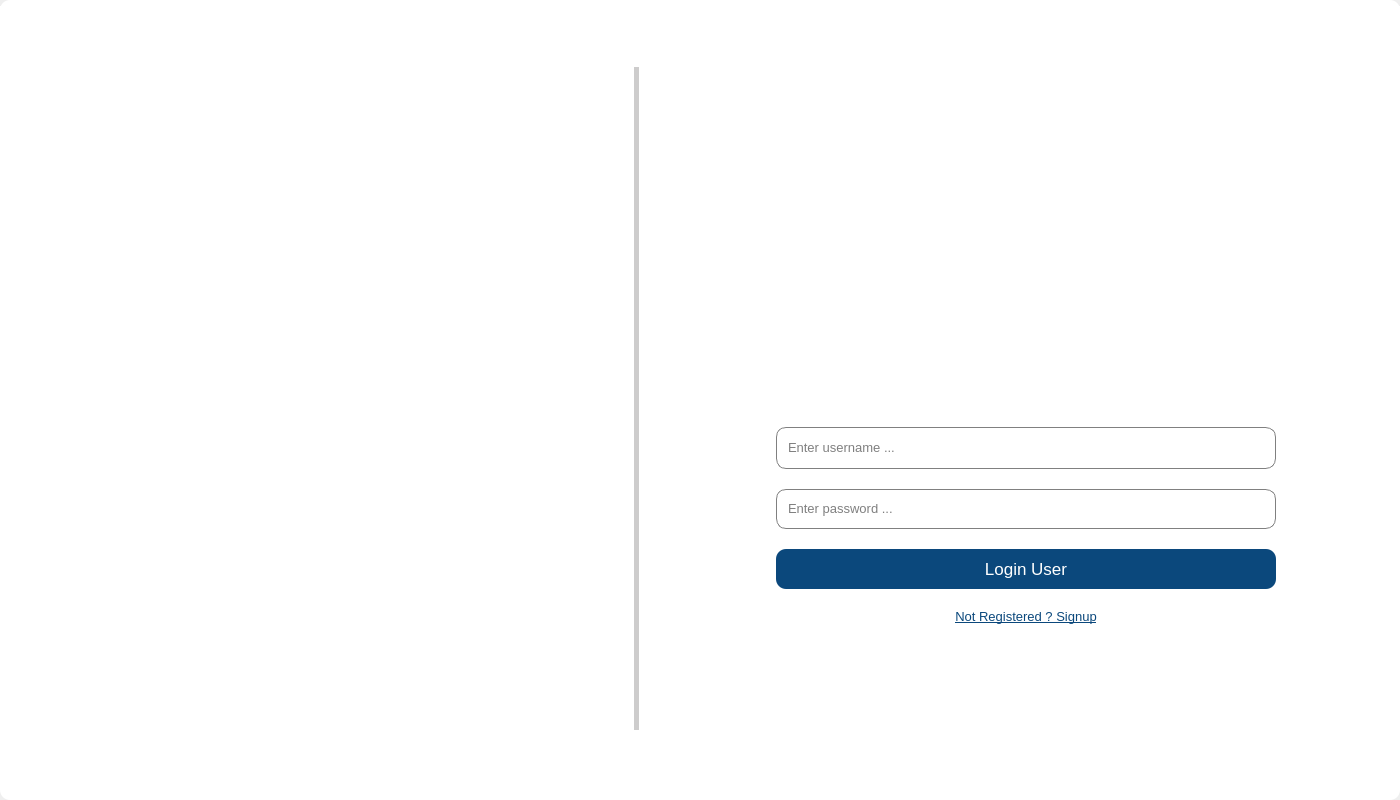
<?xml version="1.0" encoding="UTF-8"?>
<ui version="4.0">
 <class>MainWindow</class>
 <widget class="QMainWindow" name="MainWindow">
  <property name="geometry">
   <rect>
    <x>0</x>
    <y>0</y>
    <width>1400</width>
    <height>800</height>
   </rect>
  </property>
  <property name="minimumSize">
   <size>
    <width>1280</width>
    <height>800</height>
   </size>
  </property>
  <property name="maximumSize">
   <size>
    <width>1400</width>
    <height>1600</height>
   </size>
  </property>
  <property name="windowTitle">
   <string>MainWindow</string>
  </property>
  <widget class="QWidget" name="centralwidget">
   <property name="sizePolicy">
    <sizepolicy hsizetype="Expanding" vsizetype="Expanding">
     <horstretch>0</horstretch>
     <verstretch>0</verstretch>
    </sizepolicy>
   </property>
   <layout class="QVBoxLayout" name="verticalLayout">
    <property name="spacing">
     <number>0</number>
    </property>
    <property name="leftMargin">
     <number>0</number>
    </property>
    <property name="topMargin">
     <number>0</number>
    </property>
    <property name="rightMargin">
     <number>0</number>
    </property>
    <property name="bottomMargin">
     <number>0</number>
    </property>
    <item>
     <widget class="QFrame" name="frame">
      <property name="sizePolicy">
       <sizepolicy hsizetype="Expanding" vsizetype="Expanding">
        <horstretch>0</horstretch>
        <verstretch>0</verstretch>
       </sizepolicy>
      </property>
      <property name="styleSheet">
       <string notr="true">background-color:white;
border-radius:10px</string>
      </property>
      <property name="frameShape">
       <enum>QFrame::StyledPanel</enum>
      </property>
      <property name="frameShadow">
       <enum>QFrame::Raised</enum>
      </property>
      <layout class="QVBoxLayout" name="verticalLayout_2">
       <property name="leftMargin">
        <number>0</number>
       </property>
       <property name="topMargin">
        <number>6</number>
       </property>
       <property name="rightMargin">
        <number>0</number>
       </property>
       <property name="bottomMargin">
        <number>0</number>
       </property>
       <item>
        <widget class="QFrame" name="control_bar">
         <property name="minimumSize">
          <size>
           <width>0</width>
           <height>25</height>
          </size>
         </property>
         <property name="maximumSize">
          <size>
           <width>16777215</width>
           <height>25</height>
          </size>
         </property>
         <property name="layoutDirection">
          <enum>Qt::LeftToRight</enum>
         </property>
         <property name="styleSheet">
          <string notr="true">background-color:white;
;border-radius:0px;
float:right;
</string>
         </property>
         <property name="frameShape">
          <enum>QFrame::StyledPanel</enum>
         </property>
         <property name="frameShadow">
          <enum>QFrame::Raised</enum>
         </property>
         <layout class="QHBoxLayout" name="horizontalLayout">
          <property name="spacing">
           <number>0</number>
          </property>
          <property name="leftMargin">
           <number>0</number>
          </property>
          <property name="topMargin">
           <number>0</number>
          </property>
          <property name="rightMargin">
           <number>0</number>
          </property>
          <property name="bottomMargin">
           <number>0</number>
          </property>
          <item>
           <widget class="QFrame" name="temp">
            <property name="styleSheet">
             <string notr="true">background-color:transparent;</string>
            </property>
            <property name="frameShape">
             <enum>QFrame::StyledPanel</enum>
            </property>
            <property name="frameShadow">
             <enum>QFrame::Raised</enum>
            </property>
           </widget>
          </item>
          <item>
           <widget class="QFrame" name="control_btns">
            <property name="minimumSize">
             <size>
              <width>50</width>
              <height>20</height>
             </size>
            </property>
            <property name="maximumSize">
             <size>
              <width>50</width>
              <height>16777215</height>
             </size>
            </property>
            <property name="styleSheet">
             <string notr="true">background-color:blue;
background-color:transparent;</string>
            </property>
            <property name="frameShape">
             <enum>QFrame::StyledPanel</enum>
            </property>
            <property name="frameShadow">
             <enum>QFrame::Raised</enum>
            </property>
            <layout class="QHBoxLayout" name="horizontalLayout_2">
             <property name="leftMargin">
              <number>0</number>
             </property>
             <property name="topMargin">
              <number>0</number>
             </property>
             <property name="rightMargin">
              <number>2</number>
             </property>
             <property name="bottomMargin">
              <number>0</number>
             </property>
             <item>
              <widget class="QPushButton" name="pushButton_2">
               <property name="minimumSize">
                <size>
                 <width>20</width>
                 <height>20</height>
                </size>
               </property>
               <property name="maximumSize">
                <size>
                 <width>20</width>
                 <height>20</height>
                </size>
               </property>
               <property name="styleSheet">
                <string notr="true">background-color:transparent;</string>
               </property>
               <property name="text">
                <string/>
               </property>
              </widget>
             </item>
             <item>
              <widget class="QPushButton" name="Close_Btn">
               <property name="minimumSize">
                <size>
                 <width>20</width>
                 <height>20</height>
                </size>
               </property>
               <property name="maximumSize">
                <size>
                 <width>20</width>
                 <height>20</height>
                </size>
               </property>
               <property name="styleSheet">
                <string notr="true">border-radius:10px;</string>
               </property>
               <property name="text">
                <string/>
               </property>
               <property name="icon">
                <iconset>
                 <normaloff>../images/cross.png</normaloff>
                 <normalon>../images/cross.png</normalon>../images/cross.png</iconset>
               </property>
               <property name="iconSize">
                <size>
                 <width>24</width>
                 <height>24</height>
                </size>
               </property>
              </widget>
             </item>
            </layout>
           </widget>
          </item>
         </layout>
        </widget>
       </item>
       <item>
        <widget class="QFrame" name="body">
         <property name="sizePolicy">
          <sizepolicy hsizetype="Expanding" vsizetype="Expanding">
           <horstretch>0</horstretch>
           <verstretch>0</verstretch>
          </sizepolicy>
         </property>
         <property name="styleSheet">
          <string notr="true">background-color:transparent;
border-radius:0px;
</string>
         </property>
         <property name="frameShape">
          <enum>QFrame::StyledPanel</enum>
         </property>
         <property name="frameShadow">
          <enum>QFrame::Raised</enum>
         </property>
         <layout class="QHBoxLayout" name="horizontalLayout_3">
          <property name="spacing">
           <number>2</number>
          </property>
          <property name="leftMargin">
           <number>0</number>
          </property>
          <property name="topMargin">
           <number>0</number>
          </property>
          <property name="rightMargin">
           <number>0</number>
          </property>
          <property name="bottomMargin">
           <number>0</number>
          </property>
          <item>
           <widget class="QFrame" name="left_side">
            <property name="sizePolicy">
             <sizepolicy hsizetype="Expanding" vsizetype="Expanding">
              <horstretch>5</horstretch>
              <verstretch>0</verstretch>
             </sizepolicy>
            </property>
            <property name="styleSheet">
             <string notr="true">background-color:transparent;
</string>
            </property>
            <property name="frameShape">
             <enum>QFrame::StyledPanel</enum>
            </property>
            <property name="frameShadow">
             <enum>QFrame::Raised</enum>
            </property>
            <layout class="QHBoxLayout" name="horizontalLayout_4">
             <property name="leftMargin">
              <number>30</number>
             </property>
             <property name="rightMargin">
              <number>30</number>
             </property>
             <item>
              <widget class="QLabel" name="label">
               <property name="sizePolicy">
                <sizepolicy hsizetype="Fixed" vsizetype="Fixed">
                 <horstretch>0</horstretch>
                 <verstretch>0</verstretch>
                </sizepolicy>
               </property>
               <property name="minimumSize">
                <size>
                 <width>0</width>
                 <height>185</height>
                </size>
               </property>
               <property name="maximumSize">
                <size>
                 <width>500</width>
                 <height>250</height>
                </size>
               </property>
               <property name="text">
                <string/>
               </property>
               <property name="pixmap">
                <pixmap>Images/banner.png</pixmap>
               </property>
               <property name="scaledContents">
                <bool>true</bool>
               </property>
               <property name="alignment">
                <set>Qt::AlignCenter</set>
               </property>
              </widget>
             </item>
            </layout>
           </widget>
          </item>
          <item>
           <widget class="QFrame" name="sep">
            <property name="minimumSize">
             <size>
              <width>5</width>
              <height>0</height>
             </size>
            </property>
            <property name="maximumSize">
             <size>
              <width>5</width>
              <height>16777215</height>
             </size>
            </property>
            <property name="styleSheet">
             <string notr="true">background-color:#CDCCCC;
margin-top:30%;
margin-bottom:70%;
border-radius:200px;</string>
            </property>
            <property name="frameShape">
             <enum>QFrame::StyledPanel</enum>
            </property>
            <property name="frameShadow">
             <enum>QFrame::Raised</enum>
            </property>
           </widget>
          </item>
          <item>
           <widget class="QFrame" name="right_side">
            <property name="sizePolicy">
             <sizepolicy hsizetype="Expanding" vsizetype="Expanding">
              <horstretch>6</horstretch>
              <verstretch>0</verstretch>
             </sizepolicy>
            </property>
            <property name="styleSheet">
             <string notr="true">background-color:transparent;
</string>
            </property>
            <property name="frameShape">
             <enum>QFrame::StyledPanel</enum>
            </property>
            <property name="frameShadow">
             <enum>QFrame::Raised</enum>
            </property>
            <layout class="QVBoxLayout" name="verticalLayout_3">
             <item>
              <widget class="QFrame" name="login_type">
               <property name="sizePolicy">
                <sizepolicy hsizetype="Expanding" vsizetype="Expanding">
                 <horstretch>0</horstretch>
                 <verstretch>0</verstretch>
                </sizepolicy>
               </property>
               <property name="minimumSize">
                <size>
                 <width>0</width>
                 <height>30</height>
                </size>
               </property>
               <property name="maximumSize">
                <size>
                 <width>16777215</width>
                 <height>300</height>
                </size>
               </property>
               <property name="styleSheet">
                <string notr="true">background-color:transparent;
</string>
               </property>
               <property name="frameShape">
                <enum>QFrame::StyledPanel</enum>
               </property>
               <property name="frameShadow">
                <enum>QFrame::Raised</enum>
               </property>
               <layout class="QHBoxLayout" name="horizontalLayout_5">
                <property name="leftMargin">
                 <number>75</number>
                </property>
                <property name="rightMargin">
                 <number>75</number>
                </property>
                <item>
                 <widget class="QFrame" name="frame_2">
                  <property name="sizePolicy">
                   <sizepolicy hsizetype="Expanding" vsizetype="Fixed">
                    <horstretch>0</horstretch>
                    <verstretch>0</verstretch>
                   </sizepolicy>
                  </property>
                  <property name="styleSheet">
                   <string notr="true">background-color:transparent;</string>
                  </property>
                  <property name="frameShape">
                   <enum>QFrame::StyledPanel</enum>
                  </property>
                  <property name="frameShadow">
                   <enum>QFrame::Raised</enum>
                  </property>
                 </widget>
                </item>
               </layout>
              </widget>
             </item>
             <item>
              <widget class="QFrame" name="login_details">
               <property name="sizePolicy">
                <sizepolicy hsizetype="Minimum" vsizetype="Expanding">
                 <horstretch>0</horstretch>
                 <verstretch>0</verstretch>
                </sizepolicy>
               </property>
               <property name="minimumSize">
                <size>
                 <width>0</width>
                 <height>450</height>
                </size>
               </property>
               <property name="styleSheet">
                <string notr="true">background-color:transparent;
</string>
               </property>
               <property name="frameShape">
                <enum>QFrame::StyledPanel</enum>
               </property>
               <property name="frameShadow">
                <enum>QFrame::Raised</enum>
               </property>
               <layout class="QGridLayout" name="gridLayout">
                <property name="leftMargin">
                 <number>20</number>
                </property>
                <property name="bottomMargin">
                 <number>20</number>
                </property>
                <property name="verticalSpacing">
                 <number>20</number>
                </property>
                <item row="2" column="0">
                 <widget class="QFrame" name="frame_8">
                  <property name="sizePolicy">
                   <sizepolicy hsizetype="Expanding" vsizetype="Maximum">
                    <horstretch>0</horstretch>
                    <verstretch>2</verstretch>
                   </sizepolicy>
                  </property>
                  <property name="maximumSize">
                   <size>
                    <width>500</width>
                    <height>16777215</height>
                   </size>
                  </property>
                  <property name="styleSheet">
                   <string notr="true">background-color:white;
border-radius:10px;
border:1px solid gray;</string>
                  </property>
                  <property name="frameShape">
                   <enum>QFrame::StyledPanel</enum>
                  </property>
                  <property name="frameShadow">
                   <enum>QFrame::Raised</enum>
                  </property>
                  <layout class="QHBoxLayout" name="horizontalLayout_7">
                   <item>
                    <widget class="QLineEdit" name="Password">
                     <property name="font">
                      <font>
                       <pointsize>10</pointsize>
                      </font>
                     </property>
                     <property name="styleSheet">
                      <string notr="true">background-color:transparent;
border-radius:0px;
border:none;</string>
                     </property>
                     <property name="echoMode">
                      <enum>QLineEdit::Password</enum>
                     </property>
                     <property name="placeholderText">
                      <string>Enter password ...</string>
                     </property>
                    </widget>
                   </item>
                   <item>
                    <widget class="QLabel" name="label_4">
                     <property name="sizePolicy">
                      <sizepolicy hsizetype="Fixed" vsizetype="Fixed">
                       <horstretch>0</horstretch>
                       <verstretch>0</verstretch>
                      </sizepolicy>
                     </property>
                     <property name="minimumSize">
                      <size>
                       <width>20</width>
                       <height>20</height>
                      </size>
                     </property>
                     <property name="maximumSize">
                      <size>
                       <width>20</width>
                       <height>20</height>
                      </size>
                     </property>
                     <property name="styleSheet">
                      <string notr="true">border:none;</string>
                     </property>
                     <property name="text">
                      <string/>
                     </property>
                     <property name="pixmap">
                      <pixmap>../images/password.png</pixmap>
                     </property>
                     <property name="scaledContents">
                      <bool>true</bool>
                     </property>
                     <property name="alignment">
                      <set>Qt::AlignCenter</set>
                     </property>
                    </widget>
                   </item>
                  </layout>
                 </widget>
                </item>
                <item row="1" column="0">
                 <widget class="QFrame" name="frame_7">
                  <property name="sizePolicy">
                   <sizepolicy hsizetype="Expanding" vsizetype="Maximum">
                    <horstretch>0</horstretch>
                    <verstretch>2</verstretch>
                   </sizepolicy>
                  </property>
                  <property name="minimumSize">
                   <size>
                    <width>200</width>
                    <height>0</height>
                   </size>
                  </property>
                  <property name="maximumSize">
                   <size>
                    <width>500</width>
                    <height>16777215</height>
                   </size>
                  </property>
                  <property name="styleSheet">
                   <string notr="true">background-color:white;
border-radius:10px;
border:1px solid gray;
</string>
                  </property>
                  <property name="frameShape">
                   <enum>QFrame::StyledPanel</enum>
                  </property>
                  <property name="frameShadow">
                   <enum>QFrame::Raised</enum>
                  </property>
                  <layout class="QHBoxLayout" name="horizontalLayout_6">
                   <property name="topMargin">
                    <number>10</number>
                   </property>
                   <property name="bottomMargin">
                    <number>10</number>
                   </property>
                   <item>
                    <widget class="QLineEdit" name="Username">
                     <property name="font">
                      <font>
                       <pointsize>10</pointsize>
                      </font>
                     </property>
                     <property name="styleSheet">
                      <string notr="true">background-color:transparent;
border-radius:0px;
border:none;
</string>
                     </property>
                     <property name="placeholderText">
                      <string>Enter username ...</string>
                     </property>
                    </widget>
                   </item>
                   <item>
                    <widget class="QLabel" name="label_3">
                     <property name="sizePolicy">
                      <sizepolicy hsizetype="Fixed" vsizetype="Fixed">
                       <horstretch>0</horstretch>
                       <verstretch>0</verstretch>
                      </sizepolicy>
                     </property>
                     <property name="minimumSize">
                      <size>
                       <width>20</width>
                       <height>20</height>
                      </size>
                     </property>
                     <property name="maximumSize">
                      <size>
                       <width>20</width>
                       <height>20</height>
                      </size>
                     </property>
                     <property name="styleSheet">
                      <string notr="true">border:none;</string>
                     </property>
                     <property name="text">
                      <string/>
                     </property>
                     <property name="pixmap">
                      <pixmap>../images/user2.png</pixmap>
                     </property>
                     <property name="scaledContents">
                      <bool>true</bool>
                     </property>
                     <property name="alignment">
                      <set>Qt::AlignCenter</set>
                     </property>
                    </widget>
                   </item>
                  </layout>
                 </widget>
                </item>
                <item row="3" column="0">
                 <widget class="QPushButton" name="login_btn_con">
                  <property name="maximumSize">
                   <size>
                    <width>500</width>
                    <height>16777215</height>
                   </size>
                  </property>
                  <property name="font">
                   <font>
                    <pointsize>13</pointsize>
                   </font>
                  </property>
                  <property name="styleSheet">
                   <string notr="true">

#login_btn_con {
background-color:#0B487C;
padding-top:10px;padding-bottom:10px;
border-radius:10px;
color:white;
}
#login_btn_con:hover {
font-size:13pt;
cursor:pointer;
}
</string>
                  </property>
                  <property name="text">
                   <string>Login User</string>
                  </property>
                  <property name="autoDefault">
                   <bool>false</bool>
                  </property>
                  <property name="default">
                   <bool>false</bool>
                  </property>
                  <property name="flat">
                   <bool>false</bool>
                  </property>
                 </widget>
                </item>
                <item row="0" column="0">
                 <widget class="QFrame" name="frame_10">
                  <property name="styleSheet">
                   <string notr="true">background-color:transparent;</string>
                  </property>
                  <property name="frameShape">
                   <enum>QFrame::StyledPanel</enum>
                  </property>
                  <property name="frameShadow">
                   <enum>QFrame::Raised</enum>
                  </property>
                  <layout class="QHBoxLayout" name="horizontalLayout_8">
                   <item>
                    <widget class="QLabel" name="label_5">
                     <property name="sizePolicy">
                      <sizepolicy hsizetype="Fixed" vsizetype="Fixed">
                       <horstretch>0</horstretch>
                       <verstretch>0</verstretch>
                      </sizepolicy>
                     </property>
                     <property name="minimumSize">
                      <size>
                       <width>150</width>
                       <height>150</height>
                      </size>
                     </property>
                     <property name="maximumSize">
                      <size>
                       <width>150</width>
                       <height>150</height>
                      </size>
                     </property>
                     <property name="text">
                      <string/>
                     </property>
                     <property name="pixmap">
                      <pixmap>Images/Admin.png</pixmap>
                     </property>
                     <property name="scaledContents">
                      <bool>true</bool>
                     </property>
                     <property name="alignment">
                      <set>Qt::AlignCenter</set>
                     </property>
                    </widget>
                   </item>
                  </layout>
                 </widget>
                </item>
                <item row="4" column="0">
                 <widget class="QPushButton" name="Signup_Btn">
                  <property name="font">
                   <font>
                    <pointsize>10</pointsize>
                    <weight>50</weight>
                    <bold>false</bold>
                    <underline>true</underline>
                   </font>
                  </property>
                  <property name="styleSheet">
                   <string notr="true">color:#0B487C;
</string>
                  </property>
                  <property name="text">
                   <string>Not Registered ? Signup</string>
                  </property>
                 </widget>
                </item>
               </layout>
              </widget>
             </item>
             <item>
              <widget class="QFrame" name="frame_9">
               <property name="sizePolicy">
                <sizepolicy hsizetype="Expanding" vsizetype="Expanding">
                 <horstretch>0</horstretch>
                 <verstretch>0</verstretch>
                </sizepolicy>
               </property>
               <property name="styleSheet">
                <string notr="true">background-color:transparent;</string>
               </property>
               <property name="frameShape">
                <enum>QFrame::StyledPanel</enum>
               </property>
               <property name="frameShadow">
                <enum>QFrame::Raised</enum>
               </property>
              </widget>
             </item>
            </layout>
           </widget>
          </item>
         </layout>
        </widget>
       </item>
      </layout>
     </widget>
    </item>
   </layout>
  </widget>
 </widget>
 <resources/>
 <connections/>
</ui>
